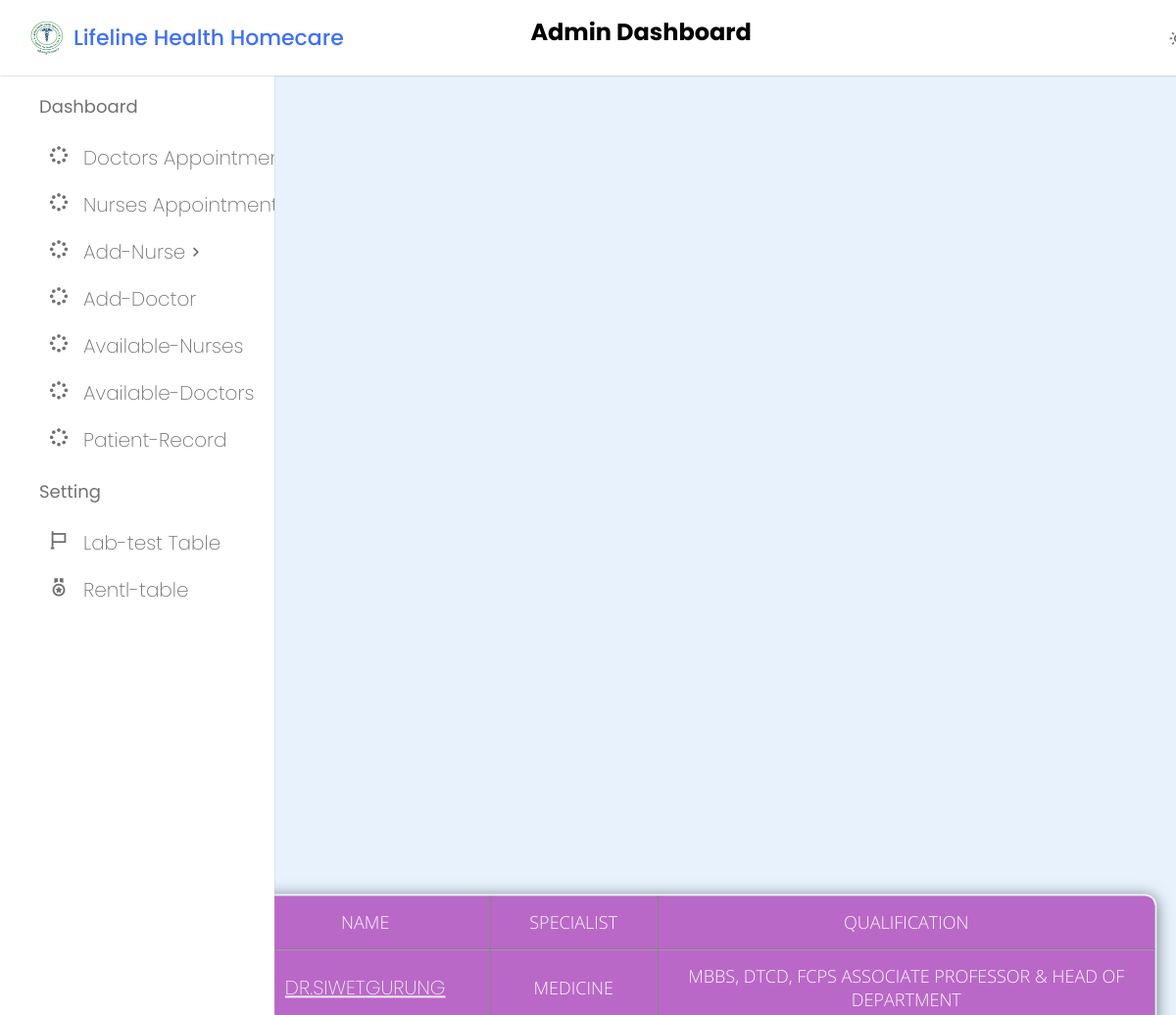
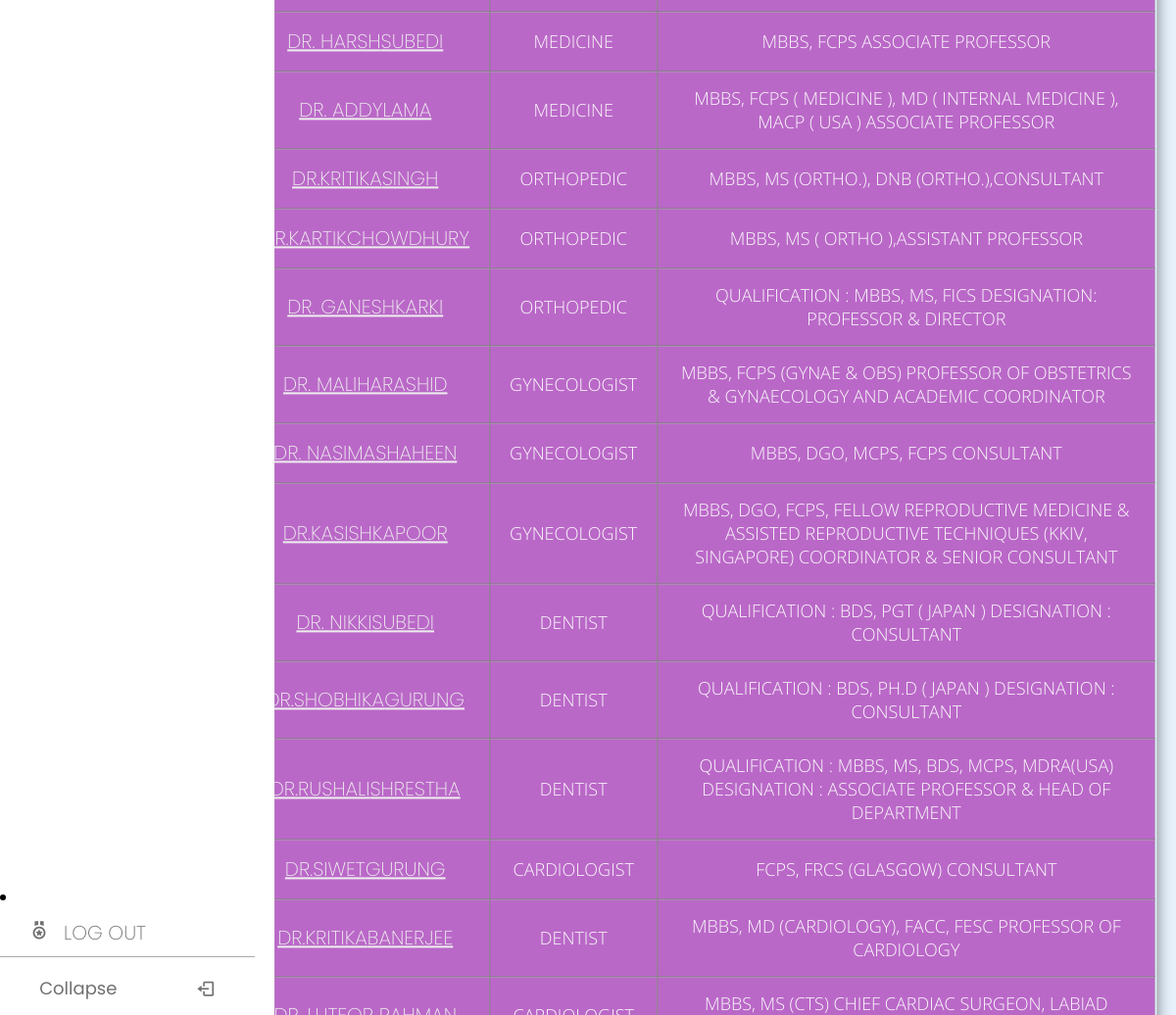
Page /admin/doctable.php on the committed database (2 pictures, top to bottom).
### tables this page shows
CREATE TABLE `doctor` (
  `id` int(100) NOT NULL,
  `f_name` varchar(500) NOT NULL,
  `l_name` varchar(500) NOT NULL,
  `email` varchar(500) NOT NULL,
  `contact` varchar(500) NOT NULL,
  `specialist` varchar(500) NOT NULL,
  `qualification` varchar(500) NOT NULL,
  `DOB` date NOT NULL,
  `gender` varchar(500) NOT NULL,
  `bmdc_reg_num` int(11) NOT NULL,
  `address` text NOT NULL,
  `pswd` varchar(500) NOT NULL,
  `date` date NOT NULL,
  `permission` varchar(500) NOT NULL
);

### admin/doctable.php (the view, shortened to what this page needs)
<!DOCTYPE html>
<html>
<head>
 <link rel="stylesheet" href="css/doctable.css">
</head>
<?php
  include 'siddebar.php';
  ?>
<body>
<div class="container">
<div class="title">  DOCTOR DETAILS</div>
</div>
<table border="2"
class="table table-hover table-light">
  <thead>
    <tr>
      <th scope="col" >Name</th>
      <th scope="col" >Specialist</th>
      <th scope="col">Qualification</th>
    </tr>
  </thead>
<div class="data">
<?php
include("registration.php");
?><br/>
<?php
       $query = "SELECT *
                     FROM doctor inner join schedule on schedule.d_id=doctor.id  where permission='approved'  ";
				   $run = mysqli_query($conn, $query);
				   while($row = mysqli_fetch_array($run))
				   {
						  echo  "<h3><tr><th><a href='detail.php?s_id={$row['s_id']}'>{$row['f_name']}{$row['l_name']}</a></th></h3>";
						   echo "<h3><th>". $row['specialist'] ." </th></h3>" ;
						   echo "<h3><th>". $row['qualification'] ." </th></tr></h3>";
				   }
			   ?>
         </div></table>
 </body>
</html>

### admin/css/doctable.css (style rules this page uses)
.container { margin-top: 28px; }
a { color: #eeeeee; font-size: 20px; font-weight: 200; }
.container .title::before { content: ""; position: absolute; left: 0; bottom: 0; height: 3px; width: 260px; border-radius: 5px; background: linear-gradient(135deg, #71b7e6, #9b59b6); }
table { position: absolute; left: 50%; top: 70%; transform: translate(-38%,-42%); width: 78%; border-collapse: collapse; border-spacing: 0; box-shadow: 0 2px 15px rgba(64,64,64,.7); border-radius: 12px 12px 0 0; overflow: hidden; }
th { background-color: #ba68c8; color: #fafafa; font-family: 'Open Sans',Sans-serif; font-weight: 200; text-transform: uppercase; }
tr { width: 100%; background-color: #fafafa; font-family: 'Montserrat', sans-serif; font-size: 18px; }
tr:nth-child(even) { background-color: #eeeeee; }

### admin/css/side.css (style rules this page uses)
* { margin: 0; padding: 0; box-sizing: border-box; font-family: "Poppins", sans-serif; }
:root { --white-color: #fff; --blue-color: #4070f4; --grey-color: #707070; --grey-color-light: #aaa; }
body { background-color: #e7f2fd; transition: all 0.5s ease; }

### admin/doctable.php (style rules this page uses)
body { margin-top: 30px; }

### rows in the picture
doctor: f_name "DR.SIWET", l_name "GURUNG", specialist "MEDICINE", qualification "MBBS, DTCD, FCPS ASSOCIATE PROFESSOR & HEAD OF DEPARTMENT"
doctor: f_name "DR. HARSH", l_name "SUBEDI", specialist "MEDICINE", qualification "MBBS, FCPS ASSOCIATE PROFESSOR"
doctor: f_name "DR. ADDY", l_name "LAMA", specialist "MEDICINE", qualification "MBBS, FCPS ( MEDICINE ), MD ( INTERNAL MEDICINE ), MACP ( USA ) ASSOCIATE PROFESSOR"
doctor: f_name "DR.KRITIKA", l_name "SINGH", specialist "ORTHOPEDIC", qualification "MBBS, MS (ORTHO.), DNB (ORTHO.),CONSULTANT"
doctor: f_name "DR.KARTIK", l_name "CHOWDHURY", specialist "ORTHOPEDIC", qualification "MBBS, MS ( ORTHO ),ASSISTANT PROFESSOR"
doctor: f_name "DR. GANESH", l_name "KARKI", specialist "ORTHOPEDIC", qualification "QUALIFICATION : MBBS, MS, FICS DESIGNATION: PROFESSOR & DIRECTOR"
doctor: f_name "DR. MALIHA", l_name "RASHID", specialist "GYNECOLOGIST", qualification "MBBS, FCPS (GYNAE & OBS) PROFESSOR OF OBSTETRICS & GYNAECOLOGY AND ACADEMIC COORDINATOR"
doctor: f_name "DR. NASIMA", l_name "SHAHEEN", specialist "GYNECOLOGIST", qualification "MBBS, DGO, MCPS, FCPS CONSULTANT"
doctor: f_name "DR.KASISH", l_name "KAPOOR", specialist "GYNECOLOGIST", qualification "MBBS, DGO, FCPS, FELLOW REPRODUCTIVE MEDICINE & ASSISTED REPRODUCTIVE TECHNIQUES (KKIV, SINGAPORE) COORDINATOR & SENIOR CONSULTANT"
doctor: f_name "DR. NIKKI", l_name "SUBEDI", specialist "DENTIST", qualification "QUALIFICATION : BDS, PGT ( JAPAN ) DESIGNATION : CONSULTANT"
doctor: f_name "DR.SHOBHIKA", l_name "GURUNG", specialist "DENTIST", qualification "QUALIFICATION : BDS, PH.D ( JAPAN ) DESIGNATION : CONSULTANT"
doctor: f_name "DR.RUSHALI", l_name "SHRESTHA", specialist "DENTIST", qualification "QUALIFICATION : MBBS, MS, BDS, MCPS, MDRA(USA) DESIGNATION : ASSOCIATE PROFESSOR & HEAD OF DEPARTMENT"
doctor: f_name "DR.SIWET", l_name "GURUNG", specialist "CARDIOLOGIST", qualification "FCPS, FRCS (GLASGOW) CONSULTANT"
doctor: f_name "DR.KRITIKA", l_name "BANERJEE", specialist "DENTIST", qualification "MBBS, MD (CARDIOLOGY), FACC, FESC PROFESSOR OF CARDIOLOGY"
doctor: qualification "MBBS, MS (CTS) CHIEF CARDIAC SURGEON, LABIAD…"
